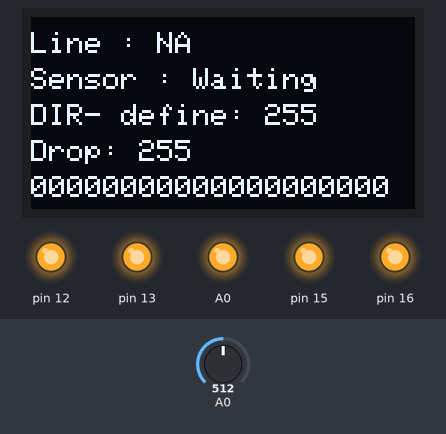
A sketch run on a simulated Arduino Uno, built for the host (arithmetic inside an expression is 32-bit, double 64-bit). Parts: 128×64 one-colour display, output pins drawn as LEDs (lit = HIGH). The inputs (shaded band) are chosen by the test bench; at power-on: A0 = 512. EEPROM starts erased.

Above: at 3.2 s.
3.3 s: A0 set to 490
At 4.5 s:
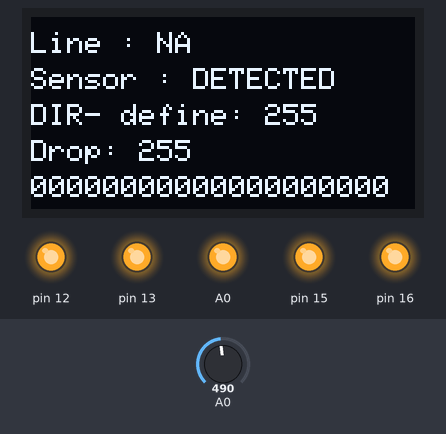
4.8 s: A0 set to 510
At 5.9 s:
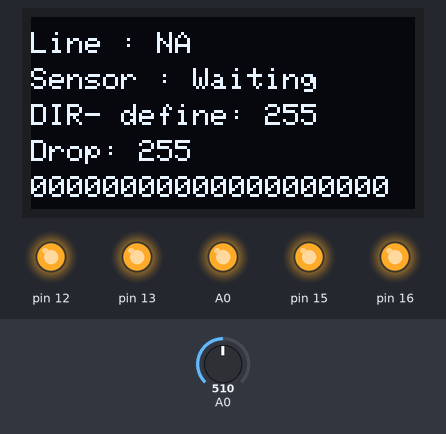
6.3 s: A0 set to 306
At 7.0 s:
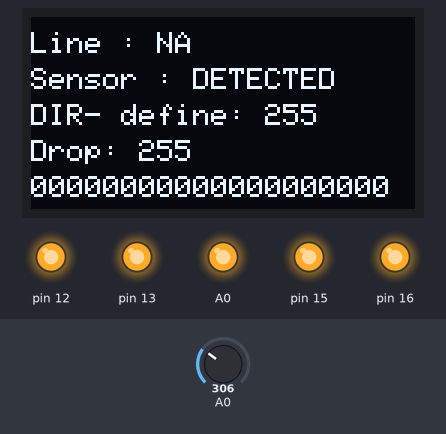
7.8 s: A0 set to 511
At 8.1 s:
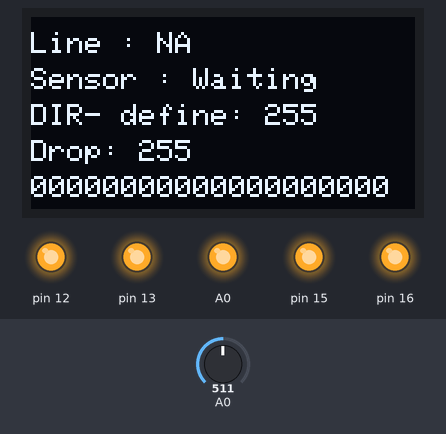
Timing chart, 0 to 10.3 s (numbered marks = the images above; inputs shaded):
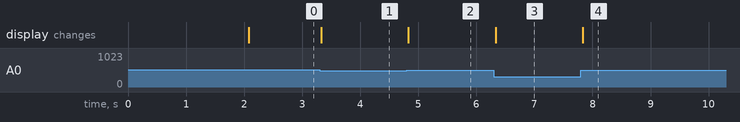

The sketch:

Mask_Flip_NA.ino
```cpp
// OTA settings
//#include <ESP8266WiFi.h>
//#include <ESP8266mDNS.h>
//#include <WiFiUdp.h>
//#include <ArduinoOTA.h>
//#ifndef STASSID
//#define STASSID "Savewo Lab"
//#define STAPSK  "KenKen2022-"
//#endif
//const char* ssid = STASSID;
//const char* password = STAPSK;

// OLED settings
#include <Wire.h>
#include <Adafruit_GFX.h>
#include <Adafruit_SH110X.h>
#define i2c_Address 0x3c //initialize with the I2C addr 0x3C
#define SCREEN_WIDTH 128 // OLED display width, in pixels
#define SCREEN_HEIGHT 64 // OLED display height, in pixels
#define OLED_RESET -1   //   QT-PY / XIAO
Adafruit_SH1106G display = Adafruit_SH1106G(SCREEN_WIDTH, SCREEN_HEIGHT, &Wire, OLED_RESET);

// EEPROM settings
#include <EEPROM.h>

int drop = 0;
int define = 0;
int signalVal = 0;
int sw = 0;
int arrPreset = 0;
int define_address = 0;
int drop_address = 1;
int drop_array[20];

// the setup function runs once when you press reset or power the board
void setup() {
  Serial.begin(9600);

  EEPROM.begin(512);

//  WiFi.mode(WIFI_STA);
//  WiFi.begin(ssid, password);
//  while (WiFi.waitForConnectResult() != WL_CONNECTED) {
//    Serial.println("Connection Failed! Rebooting...");
//    delay(3000);
//    ESP.restart();
//  }
//  // ArduinoOTA.setPort(8266);
//  ArduinoOTA.setHostname("Line23_esp8266");
//  ArduinoOTA.onStart([]() {
//    String type;
//    if (ArduinoOTA.getCommand() == U_FLASH) {
//      type = "sketch";
//    } else { // U_FS
//      type = "filesystem";
//    }
//    Serial.println("Start updating " + type);
//  });
//  ArduinoOTA.onEnd([]() {
//    Serial.println("\nEnd");
//  });
//  ArduinoOTA.onProgress([](unsigned int progress, unsigned int total) {
//    Serial.printf("Progress: %u%%\r", (progress / (total / 100)));
//  });
//  ArduinoOTA.onError([](ota_error_t error) {
//    Serial.printf("Error[%u]: ", error);
//    if (error == OTA_AUTH_ERROR) {
//      Serial.println("Auth Failed");
//    } else if (error == OTA_BEGIN_ERROR) {
//      Serial.println("Begin Failed");
//    } else if (error == OTA_CONNECT_ERROR) {
//      Serial.println("Connect Failed");
//    } else if (error == OTA_RECEIVE_ERROR) {
//      Serial.println("Receive Failed");
//    } else if (error == OTA_END_ERROR) {
//      Serial.println("End Failed");
//    }
//  });
//  ArduinoOTA.begin();
//  Serial.println("Ready");
//  Serial.print("IP address: ");
//  Serial.println(WiFi.localIP());
//  delay(1000);

  // read eeprom
  define = EEPROM.read(define_address);
  drop = EEPROM.read(drop_address);

  // OLED Start
  display.begin(i2c_Address, true);
  display.clearDisplay();
  display.setTextSize(2);
  display.setTextColor(1);
  display.setCursor(0, 15);
  display.print("SAVEWO");
  display.display();
  delay(2000);

  // + button
  pinMode(12, OUTPUT);
  digitalWrite(12, HIGH);

  // - button
  pinMode(13, OUTPUT);
  digitalWrite(13, HIGH);

  // switch button
  pinMode(14, OUTPUT);
  digitalWrite(14, HIGH);

  // Step-
  pinMode(15, OUTPUT);
  digitalWrite(15, HIGH);

  // DIR-
  pinMode(16, OUTPUT);
  digitalWrite(16, HIGH);

}


// the loop function runs over and over again forever
void loop() {

  //ArduinoOTA.handle();

  // 12V_Signal
  signalVal = analogRead(A0);
  //Serial.print("A0 = ");
  //Serial.println(signalVal);

  _dropbutton();
  _DIRbutton();
  _array();
  _switchDIR();
  _display();
  delay(1);
}

void _display() {

  // display test
  display.clearDisplay();
  display.setTextSize(1);
  display.setTextColor(1);
  display.setCursor(0, 5);
  display.println("Line : NA");
  display.setCursor(0, 17);
  if (signalVal > 500) {
    display.print("Sensor : Waiting");
  }
  if (signalVal < 500) {
    display.print("Sensor : DETECTED");
  }
  display.setCursor(0, 29);
  display.print("DIR- define: ");
  display.println(define);
  display.setCursor(0, 41);
  display.print("Drop: ");
  display.println(drop);
  display.setCursor(0, 53);
  int j;
  for ( j = 0; j< 20; j++){
    display.print(drop_array[j]);
  }
  display.display();
  delay(1);
}

void _switchDIR() {

  // switch DIR when drop_array[0] = 1
  if (define == 0) {
    if (drop_array[0] == 1) {
      digitalWrite(16, HIGH);
    }
    else {
      digitalWrite(16, LOW);
    }
  }
  else if (define == 1) {
    if (drop_array[0] == 1) {
      digitalWrite(16, LOW);
    }
    else {
      digitalWrite(16, HIGH);
    }
  }
}

void _array() {

  // turn 0 into 1 when 12V signal received
  if (signalVal <  500) {
    drop_array[drop] = 1;
    drop_array[drop + 1] = 1;
    drop_array[drop + 2] = 1;
    //Serial.print("counter = ");
    //Serial.println(counter);
  }


  // array moves forward when Step- is connected to GND
  if (digitalRead(15) == LOW && arrPreset == 0) {
    arrPreset = 1;
    int i;
    for (i = 0; i < 19; i++) {
      drop_array[i] = drop_array[i + 1];
    }
    drop_array[19] = 0;
  } else if (digitalRead(15) == HIGH) {
    arrPreset = 0;
  }

}

void _DIRbutton() {

  // DIR- define switch
  if (digitalRead(14) == LOW && sw == 0) {
    // making voltage low to turn led off
    digitalWrite(16, LOW);
    define = 1;
    sw = 1;
    EEPROM.write(define_address, define);
    EEPROM.commit();
    delay(300);
    //Serial.println(define);
  }
  else if (digitalRead(14) == LOW && sw == 1) {
    // making voltage high to turn led on
    digitalWrite(16, HIGH);
    define = 0;
    sw = 0;
    EEPROM.write(define_address, define);
    EEPROM.commit();
    delay(300);
    //Serial.println(define);
  }
}

void _dropbutton() {

  // drop + 1
  if (digitalRead(12) == LOW && drop < 50) {
    delay(300);
    drop++;
    EEPROM.write(drop_address, drop);
    EEPROM.commit();
    delay(1);
    //Serial.print("drop = ");
    //Serial.println(drop);
  }

  // drop - 1
  if (digitalRead(13) == LOW && drop > 0) {
    delay(300);
    drop--;
    EEPROM.write(drop_address, drop);
    EEPROM.commit();
    delay(1);
    //Serial.print("drop = ");
    //Serial.println(drop);
  }
}
```

Measured:
- after the input at 3.3 s, the display: changes at once (image 1)
- after the input at 4.8 s, the display: changes at once (image 2)
- after the input at 6.3 s, the display: changes at once (image 3)
- after the input at 7.8 s, the display: changes at once (image 4)
